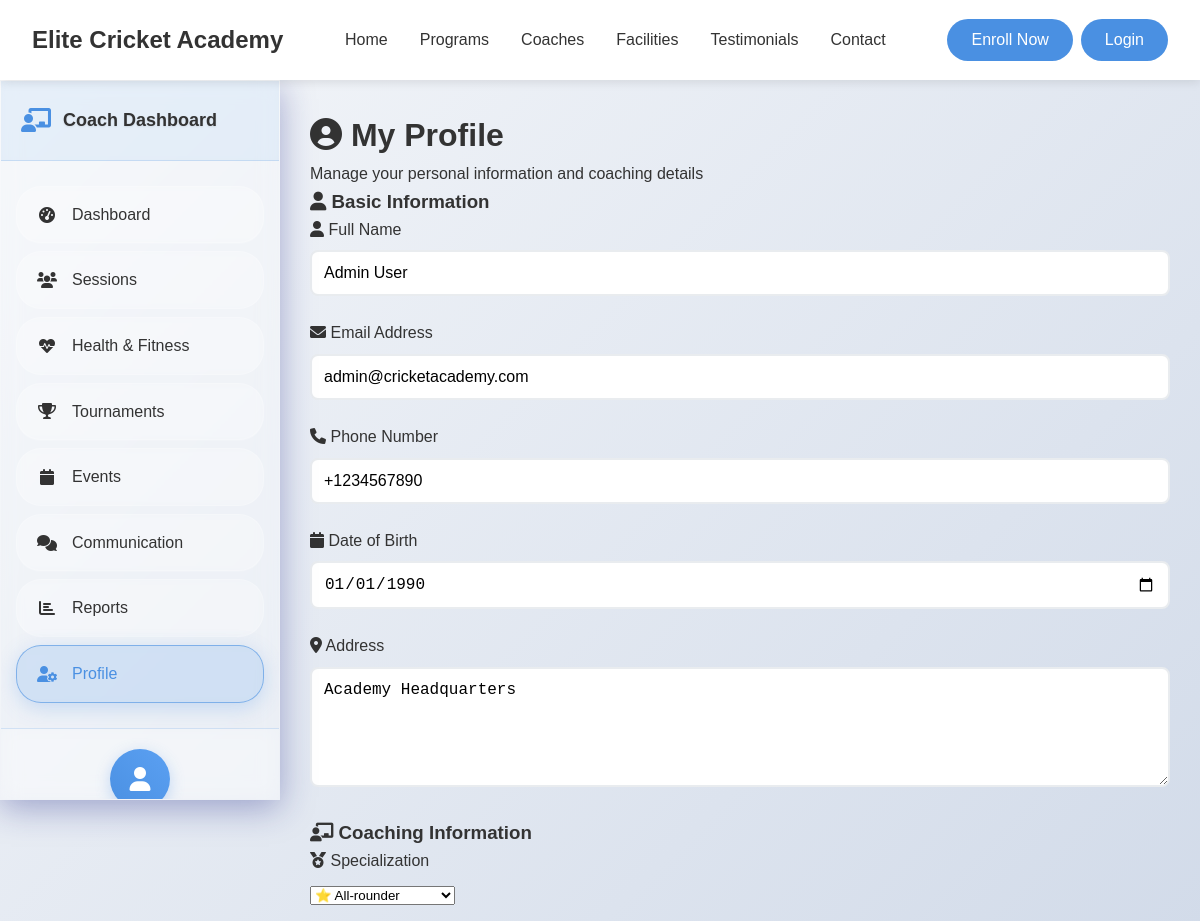
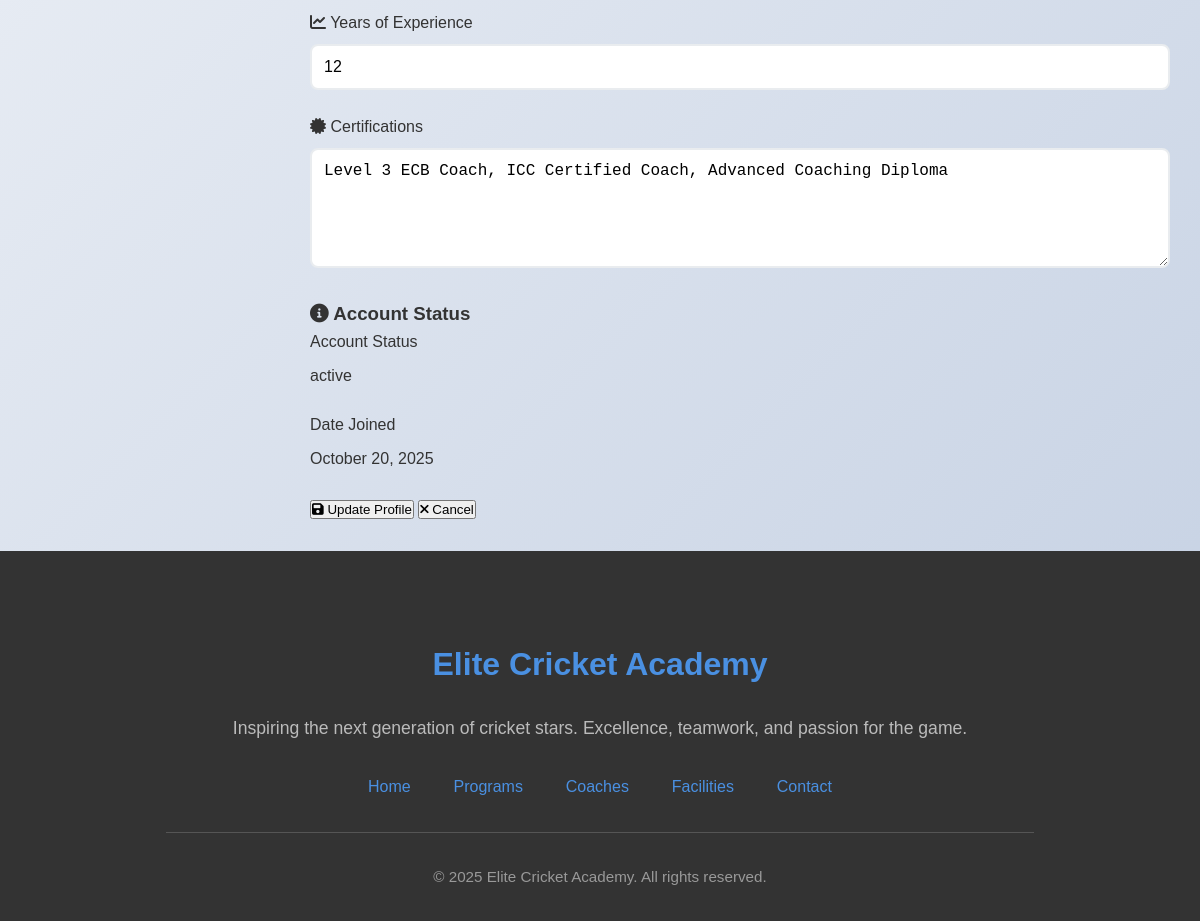
/coach/profile, run on the app's committed database (2 pictures, top to bottom).
### tables this page shows
CREATE TABLE User (
    UserID INT AUTO_INCREMENT PRIMARY KEY,
    Name VARCHAR(255) NOT NULL,
    DateOfBirth DATE NOT NULL,
    PhoneNumber VARCHAR(20),
    Email VARCHAR(255) UNIQUE NOT NULL,
    Address TEXT,
    School VARCHAR(255) COMMENT 'School or educational institution',
    Role ENUM('Admin', 'ShopEmployee', 'Coach', 'Trainer', 'Player') NOT NULL,
    Username VARCHAR(100) UNIQUE NOT NULL,
    PasswordHash VARCHAR(255) NOT NULL,
    DateJoined DATETIME DEFAULT CURRENT_TIMESTAMP,
    Status ENUM('active', 'inactive') DEFAULT 'active',
    
     
    RequiresPasswordChange BOOLEAN DEFAULT FALSE COMMENT 'Force password change on first login',
    PasswordChangeDeadline DATETIME NULL COMMENT 'Deadline for mandatory password change',
    LastLoginAt DATETIME NULL COMMENT 'Track last successful login',
    LoginAttempts INT DEFAULT 0 COMMENT 'Failed login attempts counter',
    AccountLockedUntil DATETIME NULL COMMENT 'Account lock expiry time',
    CreatedBy INT NULL COMMENT 'Admin who created this user',
    Notes TEXT COMMENT 'Admin notes about the user',
    
    FOREIGN KEY (CreatedBy) REFERENCES User(UserID) ON DELETE SET NULL ON UPDATE CASCADE,
    INDEX idx_email (Email),
    INDEX idx_username (Username),
    INDEX idx_role (Role),
    INDEX idx_status (Status),
    INDEX idx_password_deadline (PasswordChangeDeadline),
    INDEX idx_last_login (LastLoginAt),
    INDEX idx_created_by (CreatedBy)
);

CREATE TABLE CoachProfile (
    CoachID INT PRIMARY KEY,
    Specialization ENUM('Batting', 'Bowling', 'All-rounder', 'Wicket-keeping'),
    Experience INT COMMENT 'Years of experience',
    Certifications TEXT,
    IsHeadCoach BOOLEAN DEFAULT FALSE COMMENT 'Head coach flag - only one per academy with enhanced permissions',
    
    FOREIGN KEY (CoachID) REFERENCES User(UserID) ON DELETE CASCADE ON UPDATE CASCADE,
    INDEX idx_is_head_coach (IsHeadCoach)
);

### app/views/coach/profile.php (the view, shortened to what the rows shown need)
<?php require_once APPROOT . '/views/inc/components/header.php'; ?>
<link rel="stylesheet" href="<?php echo URLROOT; ?>/css/coach/dashboard.css">
<link rel="stylesheet" href="<?php echo URLROOT; ?>/css/player/profile.css">
    <div class="coach-layout">
        <div class="coach-sidebar" id="coachSidebar">
            <div class="sidebar-header">
                <div class="coach-logo">
                    <i class="fas fa-chalkboard-teacher"></i>
                    <h3>Coach Dashboard</h3>
                </div>
            </div>
            <nav class="sidebar-nav">
                <ul class="nav-menu">
                    <li class="nav-item">
                        <a href="<?php echo URLROOT; ?>/coach/dashboard" class="nav-link">
                            <i class="fas fa-tachometer-alt"></i>
                            <span>Dashboard</span>
                        </a>
                    </li>
                    <li class="nav-item">
                        <a href="<?php echo URLROOT; ?>/coach/sessions" class="nav-link">
                            <i class="fas fa-users"></i>
                            <span>Sessions</span>
                        </a>
                    </li>
                    <li class="nav-item">
                        <a href="<?php echo URLROOT; ?>/coach/health" class="nav-link">
                            <i class="fas fa-heartbeat"></i>
                            <span>Health & Fitness</span>
                        </a>
                    </li>
                    <li class="nav-item">
                        <a href="<?php echo URLROOT; ?>/coach/tournaments" class="nav-link">
                            <i class="fas fa-trophy"></i>
                            <span>Tournaments</span>
                        </a>
                    </li>
                    <li class="nav-item">
                        <a href="<?php echo URLROOT; ?>/coach/events" class="nav-link">
                            <i class="fas fa-calendar"></i>
                            <span>Events</span>
                        </a>
                    </li>
                    <li class="nav-item">
                        <a href="<?php echo URLROOT; ?>/coach/communication" class="nav-link">
                            <i class="fas fa-comments"></i>
                            <span>Communication</span>
                        </a>
                    </li>
                    <li class="nav-item">
                        <a href="<?php echo URLROOT; ?>/coach/reports" class="nav-link">
                            <i class="fas fa-chart-bar"></i>
                            <span>Reports</span>
                        </a>
                    </li>
                    <li class="nav-item active">
                        <a href="<?php echo URLROOT; ?>/coach/profile" class="nav-link">
                            <i class="fas fa-user-cog"></i>
                            <span>Profile</span>
                        </a>
                    </li>
                </ul>
            </nav>
            <div class="profile-section">
                <div class="profile-avatar">
                    <i class="fas fa-user"></i>
                </div>
            </div>
        </div>
        <div class="main-content" id="mainContent">
            <div class="profile-header">
                <h1><i class="fas fa-user-circle"></i> My Profile</h1>
                <p>Manage your personal information and coaching details</p>
            </div>
            <div class="profile-form">
                <form action="<?php echo URLROOT; ?>/coach/updateProfile" method="POST" id="profileForm">
                        <div class="form-section">
                            <h3 class="section-title">
                                <i class="fas fa-user"></i> Basic Information
                            </h3>
                            <div class="form-row">
                                <div class="form-group">
                                    <label for="name"><i class="fas fa-user"></i> Full Name</label>
                                    <input type="text" id="name" name="name" class="form-control"
                                           value="<?php echo htmlspecialchars($data['user']->Name ?? ''); ?>" required>
                                </div>
                                <div class="form-group">
                                    <label for="email"><i class="fas fa-envelope"></i> Email Address</label>
                                    <input type="email" id="email" name="email" class="form-control"
                                           value="<?php echo htmlspecialchars($data['user']->Email ?? ''); ?>" required>
                                </div>
                            </div>
                            <div class="form-row">
                                <div class="form-group">
                                    <label for="phone"><i class="fas fa-phone"></i> Phone Number</label>
                                    <input type="tel" id="phone" name="phone" class="form-control"
                                           value="<?php echo htmlspecialchars($data['user']->PhoneNumber ?? ''); ?>">
                                </div>
                                <div class="form-group">
                                    <label for="dateOfBirth"><i class="fas fa-calendar"></i> Date of Birth</label>
                                    <input type="date" id="dateOfBirth" name="dateOfBirth" class="form-control"
                                           value="<?php echo htmlspecialchars($data['user']->DateOfBirth ?? ''); ?>">
                                </div>
                            </div>
                            <div class="form-group full-width">
                                <label for="address"><i class="fas fa-map-marker-alt"></i> Address</label>
                                <textarea id="address" name="address" class="form-control" rows="3"><?php echo htmlspecialchars($data['user']->Address ?? ''); ?></textarea>
                            </div>
                        </div>
                        <div class="form-section">
                            <h3 class="section-title">
                                <i class="fas fa-chalkboard-teacher"></i> Coaching Information
                            </h3>
                            <div class="form-row">
                                <div class="form-group">
                                    <label for="specialization"><i class="fas fa-medal"></i> Specialization</label>
                                    <select id="specialization" name="specialization" class="form-control">
                                        <option value="All-rounder" <?php echo (isset($data['user']->CoachSpecialization) && $data['user']->CoachSpecialization == 'All-rounder') ? 'selected' : ''; ?>>⭐ All-rounder</option>
                                    </select>
                                </div>
                                <div class="form-group">
                                    <label for="experience"><i class="fas fa-chart-line"></i> Years of Experience</label>
                                    <input type="number" id="experience" name="experience" class="form-control"
                                           value="<?php echo htmlspecialchars($data['user']->CoachExperience ?? ''); ?>" min="0" placeholder="e.g., 5">
                                </div>
                            </div>
                            <div class="form-group full-width">
                                <label for="certifications"><i class="fas fa-certificate"></i> Certifications</label>
                                <textarea id="certifications" name="certifications" class="form-control" rows="3"
                                          placeholder="List your coaching certifications..."><?php echo htmlspecialchars($data['user']->CoachCertifications ?? ''); ?></textarea>
                            </div>
                        </div>
                        <div class="form-section">
                            <h3 class="section-title">
                                <i class="fas fa-info-circle"></i> Account Status
                            </h3>
                            <div class="form-row">
                                <div class="form-group">
                                    <label>Account Status</label>
                                    <div class="status-badge <?php echo (isset($data['user']->Status) && $data['user']->Status == 'active') ? 'status-active' : 'status-inactive'; ?>">
                                        <?php echo htmlspecialchars($data['user']->Status ?? 'Active'); ?>
                                    </div>
                                </div>
                                <div class="form-group">
                                    <label>Date Joined</label>
                                    <div class="info-text">
                                        <?php echo isset($data['user']->DateJoined) ? date('F d, Y', strtotime($data['user']->DateJoined)) : 'N/A'; ?>
                                    </div>
                                </div>
                            </div>
                        </div>
                        <div class="form-actions">
                            <button type="submit" class="btn btn-primary">
                                <i class="fas fa-save"></i> Update Profile
                            </button>
                            <button type="button" class="btn btn-secondary" onclick="window.location.href='<?php echo URLROOT; ?>/coach/dashboard'">
                                <i class="fas fa-times"></i> Cancel
                            </button>
                        </div>
                </form>
            </div>
        </div>
    </div>
<?php require_once APPROOT . '/views/inc/components/footer.php'; ?>

### data on the page
user: name "Admin User", email "admin@cricketacademy.com", phone "+1234567890", dateOfBirth "01/01/1990", address "Academy Headquarters", experience "12", certifications "Level 3 ECB Coach, ICC Certified Coach, Advanced Coaching Diploma", Status "active", DateJoined "October 20, 2025"
coachprofile: specialization "⭐ All-rounder"
